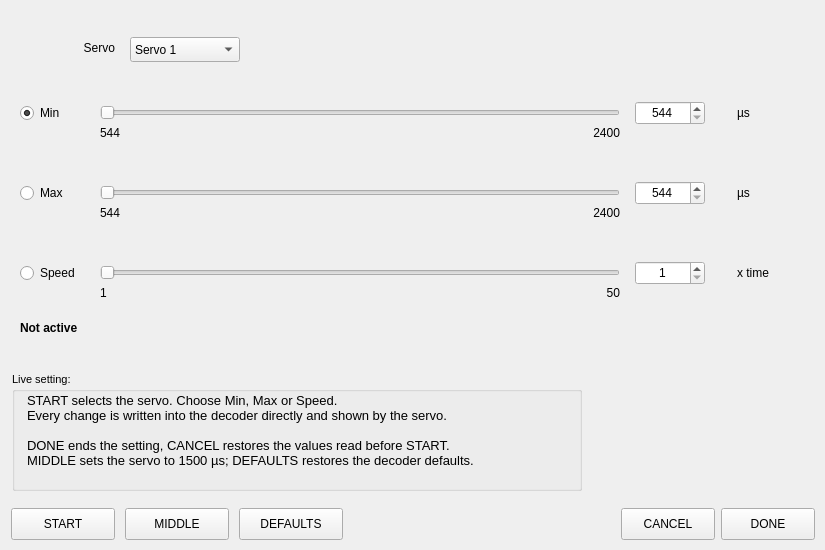
<?xml version='1.0' encoding='UTF-8'?>
<ui version="4.0">
 <class>ServoPositionsTab</class>
 <widget class="QWidget" name="ServoPositionsTab">
  <property name="geometry">
   <rect>
    <x>0</x>
    <y>0</y>
    <width>825</width>
    <height>550</height>
   </rect>
  </property>
  <widget class="QLabel" name="label1">
   <property name="geometry">
    <rect>
     <x>20</x>
     <y>40</y>
     <width>95</width>
     <height>16</height>
    </rect>
   </property>
   <property name="text">
    <string>Servo</string>
   </property>
   <property name="alignment">
    <set>Qt::AlignRight|Qt::AlignVCenter</set>
   </property>
  </widget>
  <widget class="QComboBox" name="popupServoPositions">
   <property name="geometry">
    <rect>
     <x>130</x>
     <y>37</y>
     <width>110</width>
     <height>25</height>
    </rect>
   </property>
   <item>
    <property name="text">
     <string>Servo 1</string>
    </property>
   </item>
   <item>
    <property name="text">
     <string>Servo 2</string>
    </property>
   </item>
   <item>
    <property name="text">
     <string>Servo 3</string>
    </property>
   </item>
   <item>
    <property name="text">
     <string>Servo 4</string>
    </property>
   </item>
   <item>
    <property name="text">
     <string>Servo 5</string>
    </property>
   </item>
   <item>
    <property name="text">
     <string>Servo 6</string>
    </property>
   </item>
  </widget>
  <widget class="QRadioButton" name="radioServoMin">
   <property name="geometry">
    <rect>
     <x>20</x>
     <y>104</y>
     <width>75</width>
     <height>18</height>
    </rect>
   </property>
   <property name="text">
    <string>Min</string>
   </property>
   <property name="checked">
    <bool>true</bool>
   </property>
  </widget>
  <widget class="QSlider" name="sliderServoMin">
   <property name="geometry">
    <rect>
     <x>100</x>
     <y>103</y>
     <width>520</width>
     <height>20</height>
    </rect>
   </property>
   <property name="orientation">
    <enum>Qt::Horizontal</enum>
   </property>
   <property name="minimum">
    <number>544</number>
   </property>
   <property name="maximum">
    <number>2400</number>
   </property>
  </widget>
  <widget class="QSpinBox" name="fieldServoMin">
   <property name="geometry">
    <rect>
     <x>635</x>
     <y>101</y>
     <width>70</width>
     <height>24</height>
    </rect>
   </property>
   <property name="minimum">
    <number>544</number>
   </property>
   <property name="maximum">
    <number>2400</number>
   </property>
   <property name="alignment">
    <set>Qt::AlignHCenter|Qt::AlignVCenter</set>
   </property>
  </widget>
  <widget class="QLabel" name="label2">
   <property name="geometry">
    <rect>
     <x>737</x>
     <y>105</y>
     <width>80</width>
     <height>16</height>
    </rect>
   </property>
   <property name="text">
    <string>µs</string>
   </property>
   <property name="alignment">
    <set>Qt::AlignLeft|Qt::AlignVCenter</set>
   </property>
  </widget>
  <widget class="QLabel" name="label3">
   <property name="geometry">
    <rect>
     <x>100</x>
     <y>125</y>
     <width>60</width>
     <height>16</height>
    </rect>
   </property>
   <property name="text">
    <string>544</string>
   </property>
   <property name="alignment">
    <set>Qt::AlignLeft|Qt::AlignVCenter</set>
   </property>
  </widget>
  <widget class="QLabel" name="label4">
   <property name="geometry">
    <rect>
     <x>560</x>
     <y>125</y>
     <width>60</width>
     <height>16</height>
    </rect>
   </property>
   <property name="text">
    <string>2400</string>
   </property>
   <property name="alignment">
    <set>Qt::AlignRight|Qt::AlignVCenter</set>
   </property>
  </widget>
  <widget class="QRadioButton" name="radioServoMax">
   <property name="geometry">
    <rect>
     <x>20</x>
     <y>184</y>
     <width>75</width>
     <height>18</height>
    </rect>
   </property>
   <property name="text">
    <string>Max</string>
   </property>
  </widget>
  <widget class="QSlider" name="sliderServoMax">
   <property name="geometry">
    <rect>
     <x>100</x>
     <y>183</y>
     <width>520</width>
     <height>20</height>
    </rect>
   </property>
   <property name="orientation">
    <enum>Qt::Horizontal</enum>
   </property>
   <property name="minimum">
    <number>544</number>
   </property>
   <property name="maximum">
    <number>2400</number>
   </property>
  </widget>
  <widget class="QSpinBox" name="fieldServoMax">
   <property name="geometry">
    <rect>
     <x>635</x>
     <y>181</y>
     <width>70</width>
     <height>24</height>
    </rect>
   </property>
   <property name="minimum">
    <number>544</number>
   </property>
   <property name="maximum">
    <number>2400</number>
   </property>
   <property name="alignment">
    <set>Qt::AlignHCenter|Qt::AlignVCenter</set>
   </property>
  </widget>
  <widget class="QLabel" name="label5">
   <property name="geometry">
    <rect>
     <x>737</x>
     <y>185</y>
     <width>80</width>
     <height>16</height>
    </rect>
   </property>
   <property name="text">
    <string>µs</string>
   </property>
   <property name="alignment">
    <set>Qt::AlignLeft|Qt::AlignVCenter</set>
   </property>
  </widget>
  <widget class="QLabel" name="label6">
   <property name="geometry">
    <rect>
     <x>100</x>
     <y>205</y>
     <width>60</width>
     <height>16</height>
    </rect>
   </property>
   <property name="text">
    <string>544</string>
   </property>
   <property name="alignment">
    <set>Qt::AlignLeft|Qt::AlignVCenter</set>
   </property>
  </widget>
  <widget class="QLabel" name="label7">
   <property name="geometry">
    <rect>
     <x>560</x>
     <y>205</y>
     <width>60</width>
     <height>16</height>
    </rect>
   </property>
   <property name="text">
    <string>2400</string>
   </property>
   <property name="alignment">
    <set>Qt::AlignRight|Qt::AlignVCenter</set>
   </property>
  </widget>
  <widget class="QRadioButton" name="radioServoSpeed">
   <property name="geometry">
    <rect>
     <x>20</x>
     <y>264</y>
     <width>75</width>
     <height>18</height>
    </rect>
   </property>
   <property name="text">
    <string>Speed</string>
   </property>
  </widget>
  <widget class="QSlider" name="sliderServoSpeed">
   <property name="geometry">
    <rect>
     <x>100</x>
     <y>263</y>
     <width>520</width>
     <height>20</height>
    </rect>
   </property>
   <property name="orientation">
    <enum>Qt::Horizontal</enum>
   </property>
   <property name="minimum">
    <number>1</number>
   </property>
   <property name="maximum">
    <number>50</number>
   </property>
  </widget>
  <widget class="QSpinBox" name="fieldServoSpeed">
   <property name="geometry">
    <rect>
     <x>635</x>
     <y>261</y>
     <width>70</width>
     <height>24</height>
    </rect>
   </property>
   <property name="minimum">
    <number>1</number>
   </property>
   <property name="maximum">
    <number>50</number>
   </property>
   <property name="alignment">
    <set>Qt::AlignHCenter|Qt::AlignVCenter</set>
   </property>
  </widget>
  <widget class="QLabel" name="label8">
   <property name="geometry">
    <rect>
     <x>737</x>
     <y>265</y>
     <width>80</width>
     <height>16</height>
    </rect>
   </property>
   <property name="text">
    <string>x time</string>
   </property>
   <property name="alignment">
    <set>Qt::AlignLeft|Qt::AlignVCenter</set>
   </property>
  </widget>
  <widget class="QLabel" name="label9">
   <property name="geometry">
    <rect>
     <x>100</x>
     <y>285</y>
     <width>60</width>
     <height>16</height>
    </rect>
   </property>
   <property name="text">
    <string>1</string>
   </property>
   <property name="alignment">
    <set>Qt::AlignLeft|Qt::AlignVCenter</set>
   </property>
  </widget>
  <widget class="QLabel" name="label10">
   <property name="geometry">
    <rect>
     <x>560</x>
     <y>285</y>
     <width>60</width>
     <height>16</height>
    </rect>
   </property>
   <property name="text">
    <string>50</string>
   </property>
   <property name="alignment">
    <set>Qt::AlignRight|Qt::AlignVCenter</set>
   </property>
  </widget>
  <widget class="QLabel" name="textServoStatus">
   <property name="geometry">
    <rect>
     <x>20</x>
     <y>320</y>
     <width>600</width>
     <height>16</height>
    </rect>
   </property>
   <property name="text">
    <string>Not active</string>
   </property>
   <property name="alignment">
    <set>Qt::AlignLeft|Qt::AlignVCenter</set>
   </property>
   <property name="font">
    <font>
     <bold>true</bold>
    </font>
   </property>
  </widget>
  <widget class="QGroupBox" name="groupBox11">
   <property name="geometry">
    <rect>
     <x>12</x>
     <y>372</y>
     <width>570</width>
     <height>119</height>
    </rect>
   </property>
   <property name="title">
    <string>Live setting:</string>
   </property>
   <property name="font">
    <font>
     <pointsize>8</pointsize>
    </font>
   </property>
   <widget class="QLabel" name="label12">
    <property name="geometry">
     <rect>
      <x>15</x>
      <y>21</y>
      <width>548</width>
      <height>94</height>
     </rect>
    </property>
    <property name="text">
     <string>START selects the servo. Choose Min, Max or Speed.
Every change is written into the decoder directly and shown by the servo.

DONE ends the setting, CANCEL restores the values read before START.
MIDDLE sets the servo to 1500 µs; DEFAULTS restores the decoder defaults.</string>
    </property>
    <property name="alignment">
     <set>Qt::AlignLeft|Qt::AlignTop</set>
    </property>
    <property name="wordWrap">
     <bool>true</bool>
    </property>
    <property name="font">
     <font>
      <pointsize>10</pointsize>
      <bold>false</bold>
     </font>
    </property>
   </widget>
  </widget>
  <widget class="QPushButton" name="buttonServoStart">
   <property name="geometry">
    <rect>
     <x>11</x>
     <y>508</y>
     <width>104</width>
     <height>32</height>
    </rect>
   </property>
   <property name="text">
    <string>START</string>
   </property>
  </widget>
  <widget class="QPushButton" name="buttonServoMiddle">
   <property name="geometry">
    <rect>
     <x>125</x>
     <y>508</y>
     <width>104</width>
     <height>32</height>
    </rect>
   </property>
   <property name="text">
    <string>MIDDLE</string>
   </property>
  </widget>
  <widget class="QPushButton" name="buttonServoDefaults">
   <property name="geometry">
    <rect>
     <x>239</x>
     <y>508</y>
     <width>104</width>
     <height>32</height>
    </rect>
   </property>
   <property name="text">
    <string>DEFAULTS</string>
   </property>
  </widget>
  <widget class="QPushButton" name="buttonServoCancel">
   <property name="geometry">
    <rect>
     <x>621</x>
     <y>508</y>
     <width>94</width>
     <height>32</height>
    </rect>
   </property>
   <property name="text">
    <string>CANCEL</string>
   </property>
  </widget>
  <widget class="QPushButton" name="buttonServoDone">
   <property name="geometry">
    <rect>
     <x>721</x>
     <y>508</y>
     <width>94</width>
     <height>32</height>
    </rect>
   </property>
   <property name="text">
    <string>DONE</string>
   </property>
  </widget>
 </widget>
 <resources />
 <connections />
</ui>
